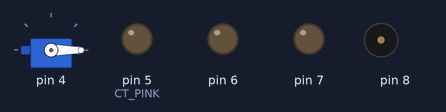
The sketch below on a simulated Arduino Uno, built with avr-gcc and run on an emulated ATmega328P. Shown: servo, output pins drawn as LEDs (lit = HIGH), buzzer (waves = sounding).

Above: at 0.1 s.
At 0.8 s:
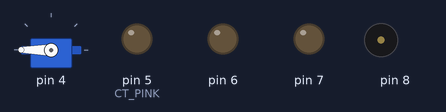
At 5.3 s:
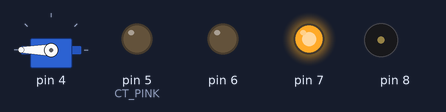
At 9.3 s:
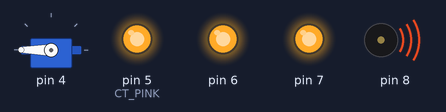
At 17.3 s:
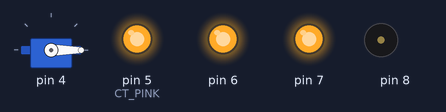
At 36.8 s:
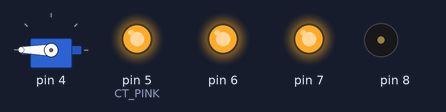
Timing chart, 0 to 40.0 s (numbered marks = the images above):
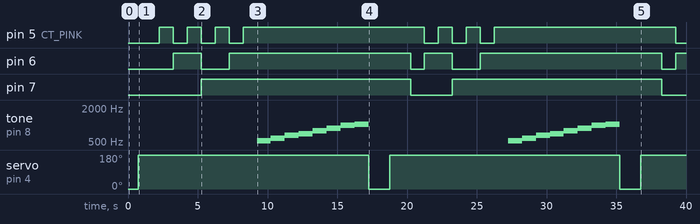

The sketch:

TestActuator.ino
```cpp
/* [Actuator(구동기) 구현]
1. 모터: servo motor, DC motor
 - 0도 -> 180도 -> 0도
2. 3색 LED
 - 7개 색깔을 1초씩 출력
3. 부저(buzzer)
 - 도레미파솔라시도를 1초씩 생성
4. 모든 actuator를 클래스로 구현되어야 함
*/

#include "MyServo.h"
#include "RgbLed.h"
#include "Buzzer.h"

MyServo myservo;
RgbLed rgbled;
Buzzer buzzer;


void setup() {
  // put your setup code here, to run once:
  myservo.setup();
  rgbled.setup();
  buzzer.setup();

}

void loop() {
  // put your main code here, to run repeatedly:
  myservo.move(0);
  myservo.move(180);
  rgbled.displayLed();
  buzzer.play(NT_DO, 1000);
  buzzer.play(NT_RE, 1000);
  buzzer.play(NT_MI, 1000);
  buzzer.play(NT_FA, 1000);
  buzzer.play(NT_SOL, 1000);
  buzzer.play(NT_LA, 1000);
  buzzer.play(NT_SI, 1000);
  buzzer.play(NT_DDO, 1000);

}
```

Buzzer.h
```cpp
#pragma once

#define DEF_BUZZER_PORT	(8)

enum NoteType
{
	NT_DO = 523, NT_RE = 587, NT_MI = 659, NT_FA = 698, NT_SOL = 784, NT_LA = 880, NT_SI = 988, NT_DDO = 1024
};

class Buzzer
{
public:
	Buzzer(void) { setPort(DEF_BUZZER_PORT); }
	~Buzzer() {}

	void setPort(int nPort) { m_nPort = nPort; }
	void setup(void) { initBuzzer(); }
	void play(int nNote, int nTime)
	{
		tone(m_nPort, nNote, nTime);
		delay(nTime);
	}

private:
	int m_nPort;

	void initBuzzer(void)
	{
		pinMode(m_nPort, OUTPUT);
	}
};
```

MyServo.h
```cpp
#pragma once

#include <Servo.h>

#define DEF_SERVO_PORT	(4)
#define SERVO_SPEED	(180./1500.) // 단위: 각도/밀리초

class MyServo
{
public: // public member(외부 접근 가능)
	MyServo(void) { setPort(DEF_SERVO_PORT); } // 생성자(클래스가 생성될 때 호출되는 함수)
	~MyServo() {} // 파괴자(클래스가 파괴될 때 호출되는 함수)

	int getServoPos(void) const { return m_servo.read(); } // const 의미: 현재 프로퍼티를 변경시키지 않음(상수(constant)로 처리)
	void setPort(int nPort) { m_nPort = nPort; }
	void setup(void) { initMotor(); }
	void move(int nPos) // nPos: 0도 ~ 180도 범위로 입력
	{
		int nDiff = abs(nPos - getServoPos()); // 현재 모터 위치와 nPos와의 각도 차이
		int nDelay = int(nDiff / SERVO_SPEED + 0.5); // 결과: 모터 회전에 걸리는 시간(밀리초); 0.5 의미: 반올림
		m_servo.write(nPos);
		delay(nDelay);
	}

private: // private member(외부 접근 불가능)
	int m_nPort; // m_: member란 뜻
	Servo m_servo; // Servo 클래스의 인스턴스를 m_servo로 선언

	void initMotor(void)
	{
		m_servo.attach(m_nPort);
	}
};
```

RgbLed.h
```cpp
#pragma once

#define DEF_PORT_R	(5)
#define DEF_PORT_G	(6)
#define DEF_PORT_B	(7)
#define RED_BIT		(1)	// 001
#define GREEN_BIT	(2)	// 010
#define BLUE_BIT	(4)	// 100
#define DELAY_LED	(1000)

// CT_YELLOW == 3 = 1+2+0
// CT_PINK == 5 = 1+0+4
// CT_CYAN == 6 = 0+2+4
// CT_WHITE == 7 = 1+2+4
enum ColorType
{
	CT_BLACK = 0, CT_RED, CT_GREEN, CT_YELLOW, CT_BLUE, CT_PINK, CT_CYAN, CT_WHITE
};

class RgbLed
{
public:
	RgbLed(void) { setPort(DEF_PORT_R, DEF_PORT_G, DEF_PORT_B); } // 생성자
	~RgbLed() {}	// 소멸자, 파괴자

	void setPort(int nPortR, int nPortG, int nPortB)
	{
		m_nPortR = nPortR, m_nPortG = nPortG, m_nPortB = nPortB;
	}
	void setup(void) { initLed(); }
	void turnRed(bool bOn)
	{
		if (bOn) digitalWrite(m_nPortR, HIGH);
		else digitalWrite(m_nPortR, LOW);
	}
	void turnGreen(bool bOn)
	{
		if (bOn) digitalWrite(m_nPortG, HIGH);
		else digitalWrite(m_nPortG, LOW);
	}
	void turnBlue(bool bOn)
	{
		if (bOn) digitalWrite(m_nPortB, HIGH);
		else digitalWrite(m_nPortB, LOW);
	}
	void turnRgb(int nColor) // nColor: 0~7
	{
		int nR = nColor & RED_BIT; // &: 2진수용 비트 단위 AND 연산자
		int nG = nColor & GREEN_BIT;
		int nB = nColor & BLUE_BIT;
		turnRed((nR) ? true : false);
		turnGreen((nG) ? true : false);
		turnBlue((nB) ? true : false);
	}

	void displayLed()
	{
		for (int i = 1; i <= 7; i++)
		{
			turnRgb(i);
			delay(DELAY_LED);
		}
	}
private:
	int m_nPortR, m_nPortG, m_nPortB; // RGB 포트

	void initLed(void)
	{
		pinMode(m_nPortR, OUTPUT);
		pinMode(m_nPortG, OUTPUT);
		pinMode(m_nPortB, OUTPUT);
	}
};
```

Measured:
- by itself, pin 5 (CT_PINK): repeats every 18.0 s: 2 × (LOW 1.0 s, HIGH 1.0 s), LOW 1.0 s, HIGH 13.0 s
- by itself, pin 6: LOW → HIGH at 3.3 s, → LOW 2.0 s later, → HIGH 2.0 s later, → LOW 13.0 s later, … (9 changes in this stretch)
- by itself, pin 7: alternates HIGH for 15.0 s and LOW for 3.0 s
- by itself, servo on pin 4: alternates 180° for 16.5 s and 0° for 1.5 s
- by itself, tone on pin 8: plays 523 Hz for 1.0 s, 587 Hz for 1.0 s, 659 Hz for 1.0 s, 698 Hz for 1.0 s, 784 Hz for 1.0 s, 880 Hz for 1.0 s … (16 notes in this stretch)
